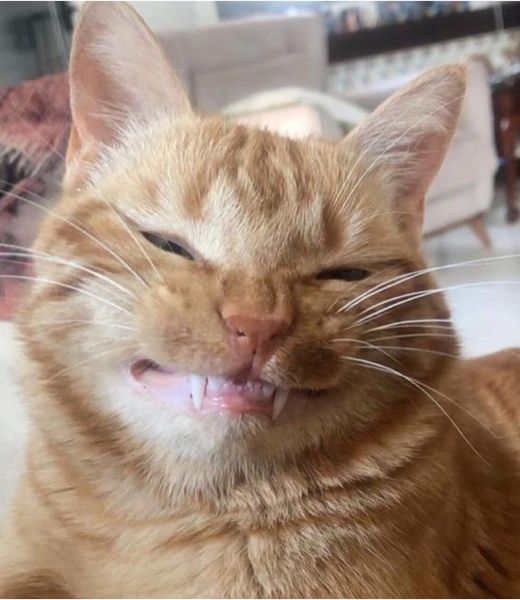
#> input picture test.jpg, 520 x 600 px
$ python app.py
#> lines starting #> are read from the running program, lines starting #| are printed output that depends on the picture
# -*- coding: utf-8 -*-
"""
Created on Fri Feb 19 14:42:06 2021

@author: Alicia Ngoc Diep Ha
"""

import cv2
import numpy as np

# OnChange event handler
def dummy(value):
    pass

# Define convolution kernels
identity_kernel = np.array([[0,0,0],[0,1,0],[0,0,0]])
sharpen_kernel = np.array([[0,-1,0],[-1,5,-1],[0,-1,0]])
gaussian_kernel1 = cv2.getGaussianKernel(3,0)
gaussian_kernel2 = cv2.getGaussianKernel(5,0) # more blur
box_kernel = np.array([[1,1,1],[1,1,1],[1,1,1]], np.float32) / 9.0


kernels = [identity_kernel, sharpen_kernel, gaussian_kernel1, gaussian_kernel2, box_kernel]

# Read image, grayscale copy
colour_original = cv2.imread('test.jpg')
#> colour_original is the input picture: shape (600, 520, 3); mean B, G, R 120.3, 135.6, 158.1
colour_grayscale = cv2.cvtColor(colour_original, cv2.COLOR_BGR2GRAY)
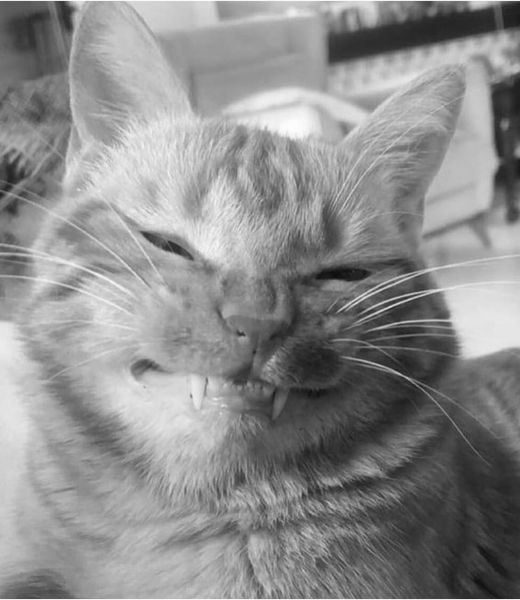
#> colour_grayscale: shape (600, 520); min 13, max 254, mean 140.6

# UI (window and trackbars)
cv2.namedWindow('Image Editor App') # Create window w/ name

# Track Bars
cv2.createTrackbar('Contrast', 'Image Editor App', 1, 5, dummy)
cv2.createTrackbar('Brightness', 'Image Editor App', 50, 100, dummy) # Add/remove brightness
cv2.createTrackbar('Filter', 'Image Editor App', 0, len(kernels)-1, dummy) # TODO: update max value to number of filters
#> slider 'Filter' is set to 1
cv2.createTrackbar('Grayscale', 'Image Editor App', 0, 1, dummy)
#> slider 'Grayscale' is set to 1

# Counter for image number
count = 1

# Main UI Loop
while True:

    grayscale = cv2.getTrackbarPos('Grayscale', 'Image Editor App')
    contrast = cv2.getTrackbarPos('Contrast', 'Image Editor App')
    brightness = cv2.getTrackbarPos('Brightness', 'Image Editor App')
    kernel_idx = cv2.getTrackbarPos('Filter', 'Image Editor App')

    # Apply the filters
    colour_modified = cv2.filter2D(colour_original, -1, kernels[kernel_idx])
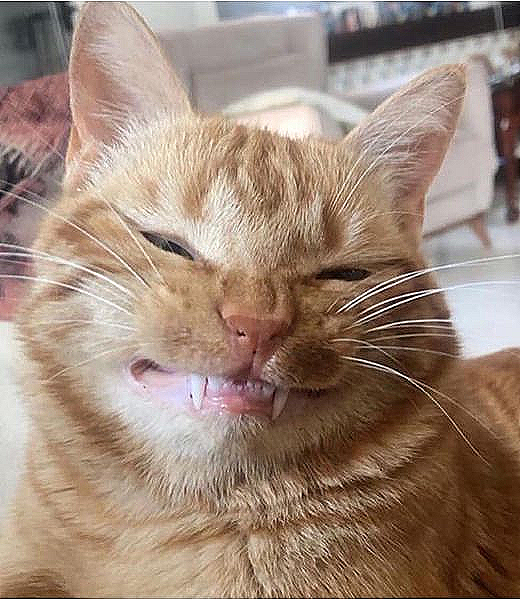
#> colour_modified: shape (600, 520, 3); mean B, G, R 120.2, 135.4, 157.7
    gray_modified = cv2.filter2D(colour_grayscale, -1, kernels[kernel_idx])
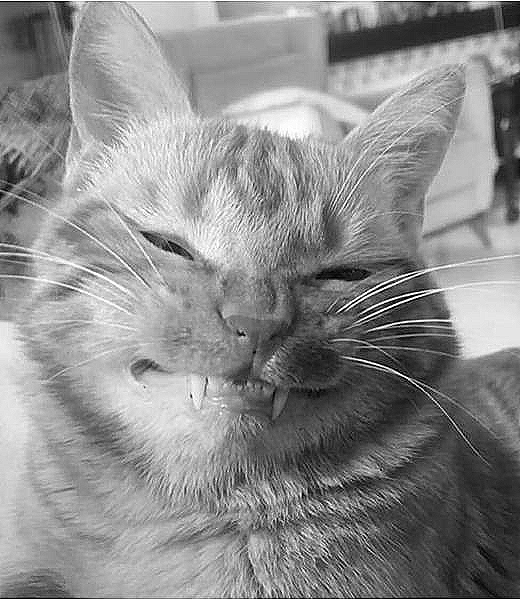
#> gray_modified: shape (600, 520); min 0, max 255, mean 140.3

    # Apply the brightness/contrast
    colour_modified = cv2.addWeighted(colour_modified, contrast,
                                      np.zeros_like(colour_original),
                                      0, brightness - 50)

    gray_modified = cv2.addWeighted(gray_modified, contrast,
                                      np.zeros_like(colour_grayscale),
                                      0, brightness - 50)

    # Keypress
    key = cv2.waitKey(100)
#> (key q is pressed here)

    # Quit
    if key == ord('q'): # Convert char into int
        break

    # Save
    elif key == ord('s'):
        if grayscale == 0:
            cv2.imwrite("output-{}.png".format(count), colour_modified)
        else:
            cv2.imwrite("output-{}.png".format(count), gray_modified)
        count += 1

    # Show the image
    if grayscale == 0:
        cv2.imshow('Image Editor App', colour_modified)
    else:
        cv2.imshow('Image Editor App', gray_modified)

cv2.destroyAllWindows() # Window cleanup
